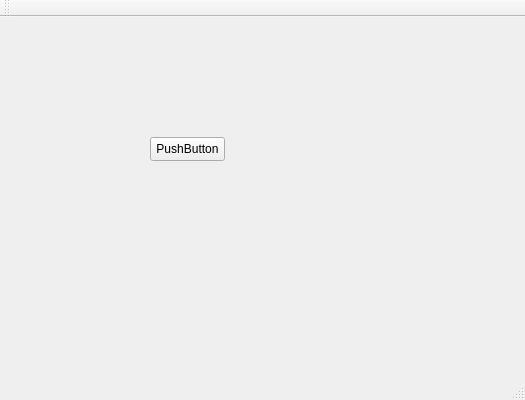
<?xml version="1.0" encoding="UTF-8"?>
<ui version="4.0">
 <class>networkAppClass</class>
 <widget class="QMainWindow" name="networkAppClass">
  <property name="geometry">
   <rect>
    <x>0</x>
    <y>0</y>
    <width>525</width>
    <height>400</height>
   </rect>
  </property>
  <property name="windowTitle">
   <string>networkApp</string>
  </property>
  <widget class="QWidget" name="centralWidget">
   <widget class="QPushButton" name="pushButton">
    <property name="geometry">
     <rect>
      <x>150</x>
      <y>120</y>
      <width>75</width>
      <height>24</height>
     </rect>
    </property>
    <property name="text">
     <string>PushButton</string>
    </property>
   </widget>
  </widget>
  <widget class="QMenuBar" name="menuBar">
   <property name="geometry">
    <rect>
     <x>0</x>
     <y>0</y>
     <width>525</width>
     <height>22</height>
    </rect>
   </property>
  </widget>
  <widget class="QToolBar" name="mainToolBar">
   <attribute name="toolBarArea">
    <enum>TopToolBarArea</enum>
   </attribute>
   <attribute name="toolBarBreak">
    <bool>false</bool>
   </attribute>
  </widget>
  <widget class="QStatusBar" name="statusBar"/>
 </widget>
 <layoutdefault spacing="6" margin="11"/>
 <resources>
  <include location="networkApp.qrc"/>
 </resources>
 <connections/>
</ui>
